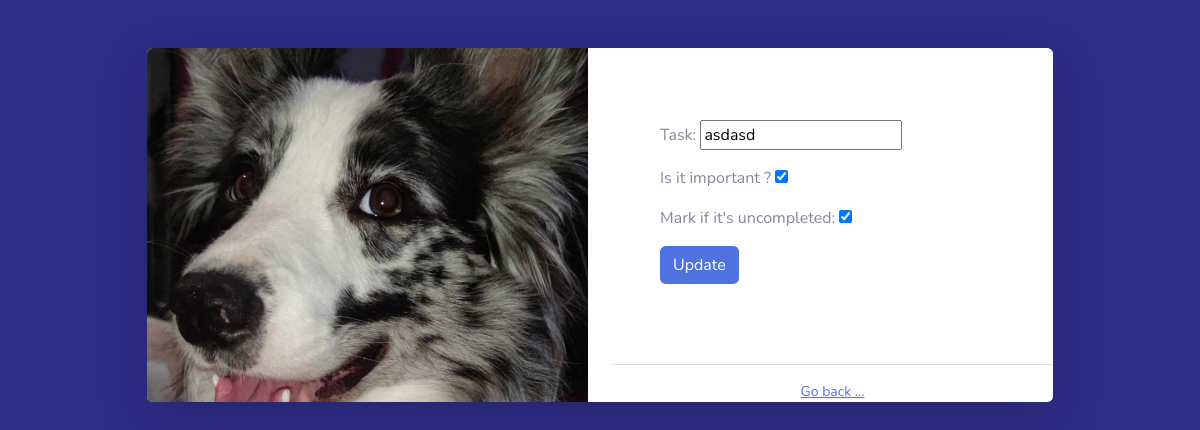
Page /edit_task/1/13 (signed in) on the earlier database version.
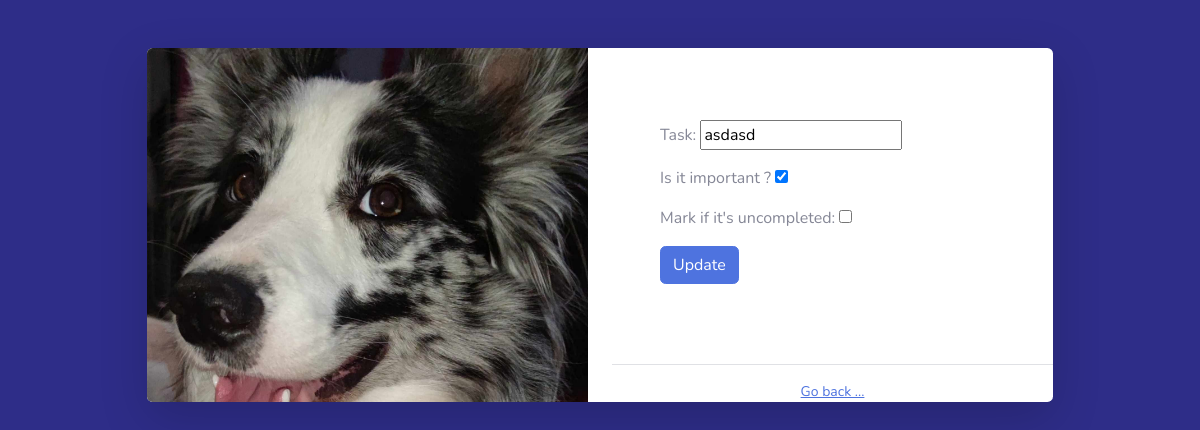
Same page on the later database version.
### todolist/models.py (models this page shows, shortened)
class TodoList(models.Model):
    title = models.ForeignKey(TitleTodo, on_delete=models.CASCADE)
    task = models.CharField(max_length=20)
    important = models.BooleanField(verbose_name='Is it important ?', default=False)
    active = models.BooleanField(verbose_name="Mark if it's uncompleted", default=True)
    user = models.ForeignKey(User, related_name='todolists', on_delete=models.CASCADE)
    created_at = models.DateTimeField(auto_now=True)
    updated_at = models.DateTimeField(auto_now_add=True)

### todolist/decorators.py (the view)
    def _wrapped_view(request, *args, **kwargs):
        if not request.user.is_authenticated:
            return redirect('todolist:login')  # if user is not authenticated redirect him to login view
        if not request.user.is_active:
            return redirect('todolist:required_active_user')
        user_id = kwargs.get('user_id')
        if request.user.id != int(user_id):
            return HttpResponse('This is not your property')
        return view_func(request, *args, **kwargs)

### todolist/forms.py
class EditTodoForm(forms.ModelForm):
    class Meta:
        model = TodoList
        fields = [
            'task', 'important',
        ]

class IsActive(forms.ModelForm):
    class Meta:
        model = TodoList
        fields = [
            'active'
        ]

### tododo/context_processors.py (called while the page is built)
def user_id(request):
    if request.user.is_authenticated:
        return {'user_id' : request.user.id,
                'task_count': request.user.todolists.count(),
                'task_important_count': request.user.todolists.filter(important=True).count()}
    return {'user_id' : None}

### todolist/views.py (called while the page is built, shortened)
@required_active
def edit_task(request, user_id, todolist_id):
    task = get_object_or_404(TodoList, id=todolist_id)
    form = EditTodoForm(instance=task)
    is_active = IsActive(instance=task)
    context = {
        'form' : form,
        'task' : task,
        'is_active' : is_active
    }
    return render(request, 'edit_task.html', context)

### templates/edit_task.html (shortened to what this page needs)
<html data-bs-theme="light" lang="en">
{% load static %}
<head>
    <link rel="stylesheet" href="{% static "bootstrap/css/bootstrap.min.css" %}">
    <link rel="stylesheet" href="{% static 'fonts/fontawesome-all.min.css' %}">
    <link rel="stylesheet" href="{% static "css/untitled.css" %}">
</head>
<body class="bg-gradient-primary" style="background: rgb(46,45,136);">
    <div class="container">
        <div class="row justify-content-center">
            <div class="col-md-9 col-lg-12 col-xl-10">
                <div class="card shadow-lg o-hidden border-0 my-5">
                    <div class="card-body p-0">
                        <div class="row">
                            <div class="col-lg-6 d-none d-lg-flex">
                                <div class="flex-grow-1 bg-login-image" style="background: url(&quot;assets/img/dogs/449588878_1200076468099695_1720320468959886135_n.jpg&quot;) center / cover no-repeat;"></div>
                            </div>
                            <div class="col-lg-6">
                                <div class="p-5">
                                    <form class="user" method='POST' action=''>
                                        <div class="mb-3">{{form.as_p}}</div>
                                        <div class="mb-3">{{is_active}}</div>
                                        <input type='submit' value='Update' class="btn btn-primary d-flex"/>
                                        </div>
                                        <hr>
                                    <div class="text-center"><a class="small" href="{% url 'todolist:todo_view' user_id=user_id %}">Go back ...</a></div>
                                </div>
                            </div>
                        </div>
                    </div>
                </div>
            </div>
        </div>
</body>
</html>

Differences in the rows shown:
changed TodoList "asdasd": active "☑" → "☐"
